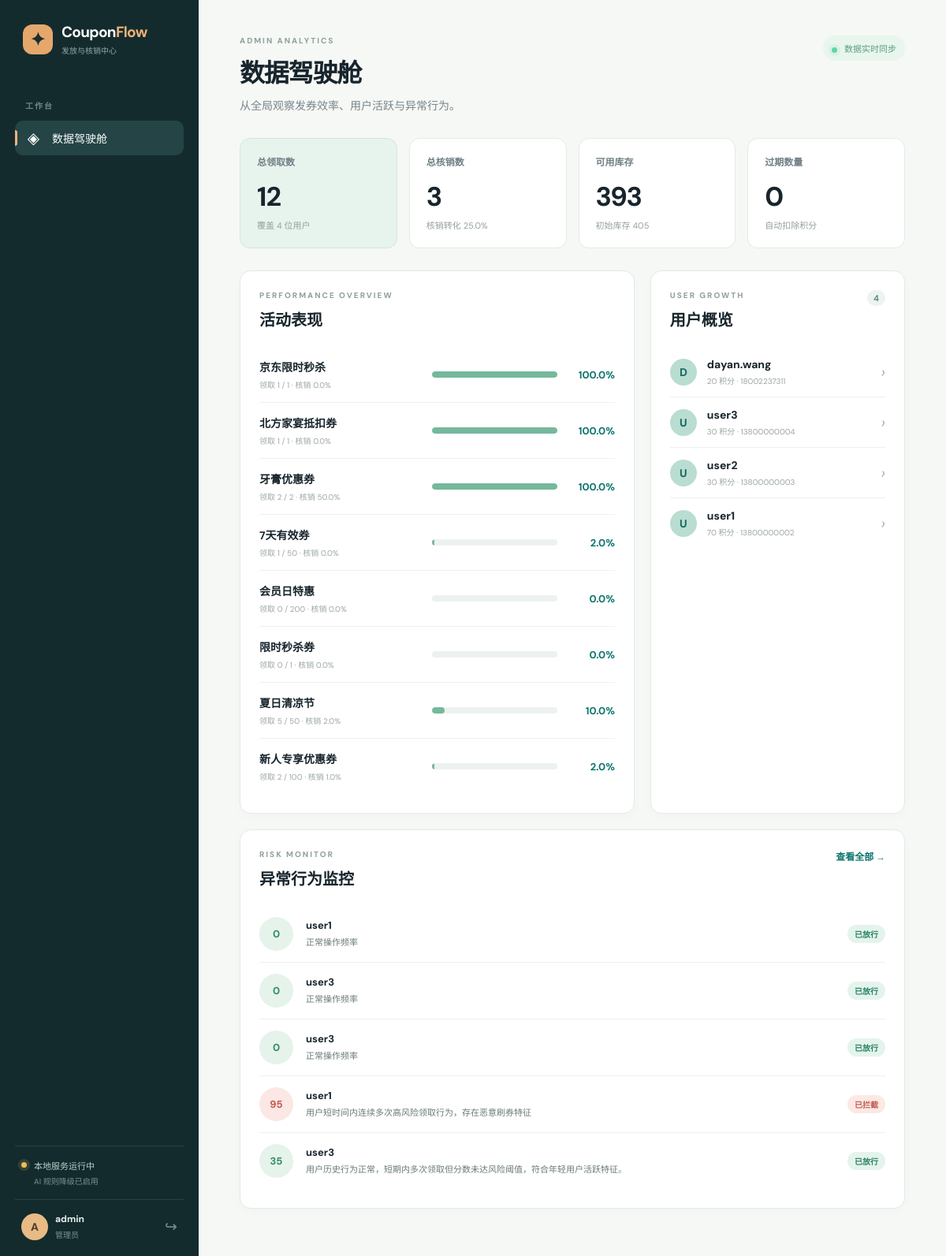
The page /admin/dashboard (signed in) on the database as committed earlier.
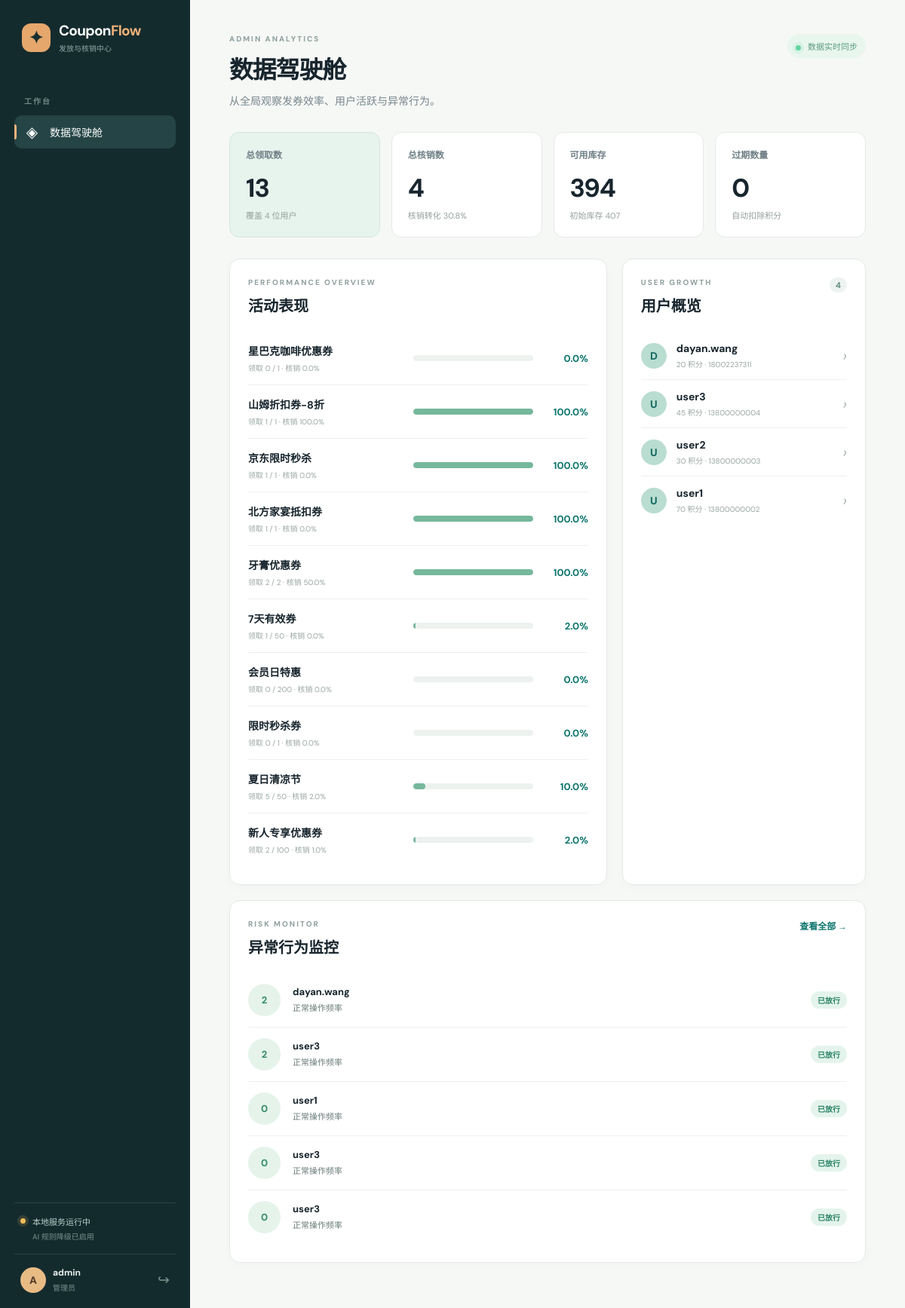
The same page on the database as committed later.
### api/app/models/campaign.py (models this page shows, shortened)
class Campaign(db.Model):
    __tablename__ = "campaigns"
    id = db.Column(db.Integer, primary_key=True)
    name = db.Column(db.String(200), nullable=False)
    amount = db.Column(db.Float, nullable=False, default=0.0)
    stock = db.Column(db.Integer, nullable=False, default=0)
    initial_stock = db.Column(db.Integer, nullable=False, default=0)
    start_date = db.Column(db.DateTime, nullable=False)
    end_date = db.Column(db.DateTime, nullable=False)
    per_user_limit = db.Column(db.Integer, nullable=False, default=1)
    description = db.Column(db.Text, default="")
    status = db.Column(db.String(20), nullable=False, default="draft")
    is_scheduled = db.Column(db.Boolean, default=False)
    scheduled_time = db.Column(db.DateTime, nullable=True)
    coupon_validity_days = db.Column(db.Integer, nullable=True)
    created_by = db.Column(db.Integer, db.ForeignKey("users.id"), nullable=False)
    created_at = db.Column(db.DateTime, default=datetime.now)
    creator = db.relationship("User", backref="campaigns_created", foreign_keys=[created_by])
    coupons = db.relationship("Coupon", backref="campaign", lazy="dynamic")
    reservations = db.relationship(
        "CampaignReservation",
        back_populates="campaign",
        lazy="dynamic",
        cascade="all, delete-orphan",
    )
    @property
    def claim_rate(self):
        if self.initial_stock == 0:
            return 0.0
        claimed = self.initial_stock - self.stock
        return round(claimed / self.initial_stock * 100, 1)
    @property
    def verify_rate(self):
        if self.initial_stock == 0:
            return 0.0
        verified = self.coupons.filter_by(status="verified").count()
        return round(verified / self.initial_stock * 100, 1)

### api/app/models/user.py (models this page shows, shortened)
class User(UserMixin, db.Model):
    __tablename__ = "users"
    id = db.Column(db.Integer, primary_key=True)
    username = db.Column(db.String(80), unique=True, nullable=False, index=True)
    password_hash = db.Column(db.String(256), nullable=False)
    role = db.Column(db.String(20), nullable=False, default="user")
    phone = db.Column(db.String(20), default="")
    age = db.Column(db.Integer, nullable=True)
    gender = db.Column(db.String(10), default="")
    hobbies = db.Column(db.String(200), default="")
    occupation = db.Column(db.String(100), default="")
    points = db.Column(db.Integer, default=0)
    last_login = db.Column(db.DateTime, default=datetime.now)
    created_at = db.Column(db.DateTime, default=datetime.now)
    coupons = db.relationship(
        "Coupon", backref="owner", lazy="dynamic", foreign_keys="Coupon.user_id"
    )
    campaign_reservations = db.relationship(
        "CampaignReservation",
        back_populates="user",
        lazy="dynamic",
        cascade="all, delete-orphan",
    )
    @property
    def password(self):
        raise AttributeError("password is not readable")

### api/app/models/risk_log.py (models this page shows, shortened)
class RiskLog(db.Model):
    __tablename__ = "risk_logs"
    id = db.Column(db.Integer, primary_key=True)
    user_id = db.Column(db.Integer, db.ForeignKey("users.id"), nullable=False)
    action = db.Column(db.String(50), nullable=False)
    risk_score = db.Column(db.Float, default=0.0)
    decision = db.Column(db.String(20), nullable=False, default="allow")
    reason = db.Column(db.Text, default="")
    created_at = db.Column(db.DateTime, default=datetime.now)
    user = db.relationship("User", backref="risk_logs", foreign_keys=[user_id])

### api/app/routes/admin.py (the view)
@admin_bp.route("/dashboard")
def dashboard():
    campaigns = Campaign.query.order_by(Campaign.created_at.desc()).all()
    users = User.query.filter_by(role="user").order_by(User.created_at.desc()).all()
    risk_logs = RiskLog.query.order_by(RiskLog.created_at.desc()).limit(12).all()
    total_claimed = Coupon.query.count()
    total_verified = Coupon.query.filter_by(status="verified").count()
    total_expired = Coupon.query.filter_by(status="expired").count()
    total_stock = sum(campaign.stock for campaign in campaigns)
    initial_stock = sum(campaign.initial_stock for campaign in campaigns)
    return render_template(
        "admin/dashboard.html",
        campaigns=campaigns,
        users=users,
        risk_logs=risk_logs,
        total_claimed=total_claimed,
        total_verified=total_verified,
        total_expired=total_expired,
        total_stock=total_stock,
        initial_stock=initial_stock,
    )

### ai/providers/bedrock.py (called while the page is built)
    @property
    def available(self) -> bool:
        if self.config.mock_mode:
            return False
        return bool(self.config.bearer_token or self._runtime_client is not None)

    @property
    def status(self) -> Mapping[str, Any]:
        if self.config.mock_mode:
            mode, label = "fallback", "规则引擎降级"
        elif self.config.bearer_token:
            mode, label = "bedrock_api", "Bedrock API"
        elif self._runtime_client is not None:
            mode, label = "bedrock_sdk", "Bedrock SDK"
        else:
            mode, label = "fallback", "规则引擎降级"
        return {
            "mode": mode,
            "label": label,
            "connected": self.available,
            "model": self.config.model_id,
            "region": self.config.region,
        }

### ai/service.py (called while the page is built)
    @property
    def status(self) -> dict[str, Any]:
        return dict(self.provider.status)

### api/app/__init__.py (called while the page is built)
@login_manager.user_loader
def load_user(user_id):
    from api.app.models import User
    return db.session.get(User, int(user_id))

### api/app/routes/admin.py (called while the page is built)
@admin_bp.before_request
@login_required
@admin_required
def before_request():
    pass

### api/app/services/ai_gateway.py (called while the page is built)
    @property
    def status(self):
        return self._service.status

### ui/templates/admin/dashboard.html
{% extends 'base.html' %}{% block title %}数据驾驶舱 · CouponFlow{% endblock %}{% block content %}<header class="page-top"><div><p class="kicker">ADMIN ANALYTICS</p><h1>数据驾驶舱</h1><p>从全局观察发券效率、用户活跃与异常行为。</p></div><span class="scanner-status"><i></i>数据实时同步</span></header><section class="metric-grid"><article class="metric-card accent-card"><small>总领取数</small><strong>{{ total_claimed }}</strong><em>覆盖 {{ users|length }} 位用户</em></article><article class="metric-card"><small>总核销数</small><strong>{{ total_verified }}</strong><em>核销转化 {{ '%.1f'|format(total_verified / total_claimed * 100 if total_claimed else 0) }}%</em></article><article class="metric-card"><small>可用库存</small><strong>{{ total_stock }}</strong><em>初始库存 {{ initial_stock }}</em></article><article class="metric-card"><small>过期数量</small><strong>{{ total_expired }}</strong><em>自动扣除积分</em></article></section><section class="content-grid two-thirds"><div class="panel"><div class="panel-heading"><div><p class="kicker">PERFORMANCE OVERVIEW</p><h2>活动表现</h2></div></div><div class="admin-campaigns">{% for c in campaigns %}<div class="admin-campaign"><div><strong>{{ c.name }}</strong><small>领取 {{ c.initial_stock - c.stock }} / {{ c.initial_stock }} · 核销 {{ c.verify_rate }}%</small></div><div class="admin-bar"><i style="width:{{ c.claim_rate }}%"></i></div><b>{{ c.claim_rate }}%</b></div>{% endfor %}</div></div><div class="panel"><div class="panel-heading"><div><p class="kicker">USER GROWTH</p><h2>用户概览</h2></div><span class="count-chip">{{ users|length }}</span></div><div class="user-list">{% for user in users[:6] %}<div class="user-row"><span class="avatar avatar-user">{{ user.username[:1].upper() }}</span><span><strong>{{ user.username }}</strong><small>{{ user.points }} 积分 · {{ user.phone or '未绑定手机' }}</small></span><i>›</i></div>{% endfor %}</div></div></section><section class="panel"><div class="panel-heading"><div><p class="kicker">RISK MONITOR</p><h2>异常行为监控</h2></div><a class="text-link" href="{{ url_for('operator.risk_logs') }}">查看全部 →</a></div><div class="risk-list compact">{% for log in risk_logs[:5] %}<div class="risk-row"><div class="risk-score score-{{ log.decision }}"><strong>{{ '%.0f'|format(log.risk_score * 100) }}</strong></div><div class="risk-main"><strong>{{ log.user.username }}</strong><p>{{ log.reason }}</p></div><span class="status status-{{ log.decision }}">{{ {'allow':'已放行','block':'已拦截','review':'待审核'}[log.decision] }}</span></div>{% else %}<p class="muted">暂无风控记录，系统运行平稳。</p>{% endfor %}</div></section>{% endblock %}

Rows that differ between the two databases and show on the page:
no longer on this page (row unchanged): RiskLog: log.risk_score*100 "95", user.username "user1", reason "用户短时间内连续多次高风险领取行为，存在恶意刷券特征", decision "已拦截"
no longer on this page (row unchanged): RiskLog: log.risk_score*100 "35", user.username "user3", reason "用户历史行为正常，短期内多次领取但分数未达风险阈值，符合年轻用户活跃特征。", decision "已放行"
added Campaign: name "星巴克咖啡优惠券", c.initial_stock-c.stock "0", initial_stock "1", verify_rate "0.0", claim_rate "0.0"
added Campaign: name "山姆折扣券-8折", c.initial_stock-c.stock "1", initial_stock "1", verify_rate "100.0", claim_rate "100.0"
changed User "user3": points "30" → "45"
added RiskLog: log.risk_score*100 "2", user.username "dayan.wang", reason "正常操作频率", decision "已放行"
added RiskLog: log.risk_score*100 "2", user.username "user3", reason "正常操作频率", decision "已放行"
Other text that changed with them:
{{ total_claimed }}: "12" → "13"
{{ total_verified }}: "3" → "4"
{{ total_stock }}: "393" → "394"
{{ initial_stock }}: "405" → "407"
text no longer shown: "25.0"
text now shown: "30.8"
